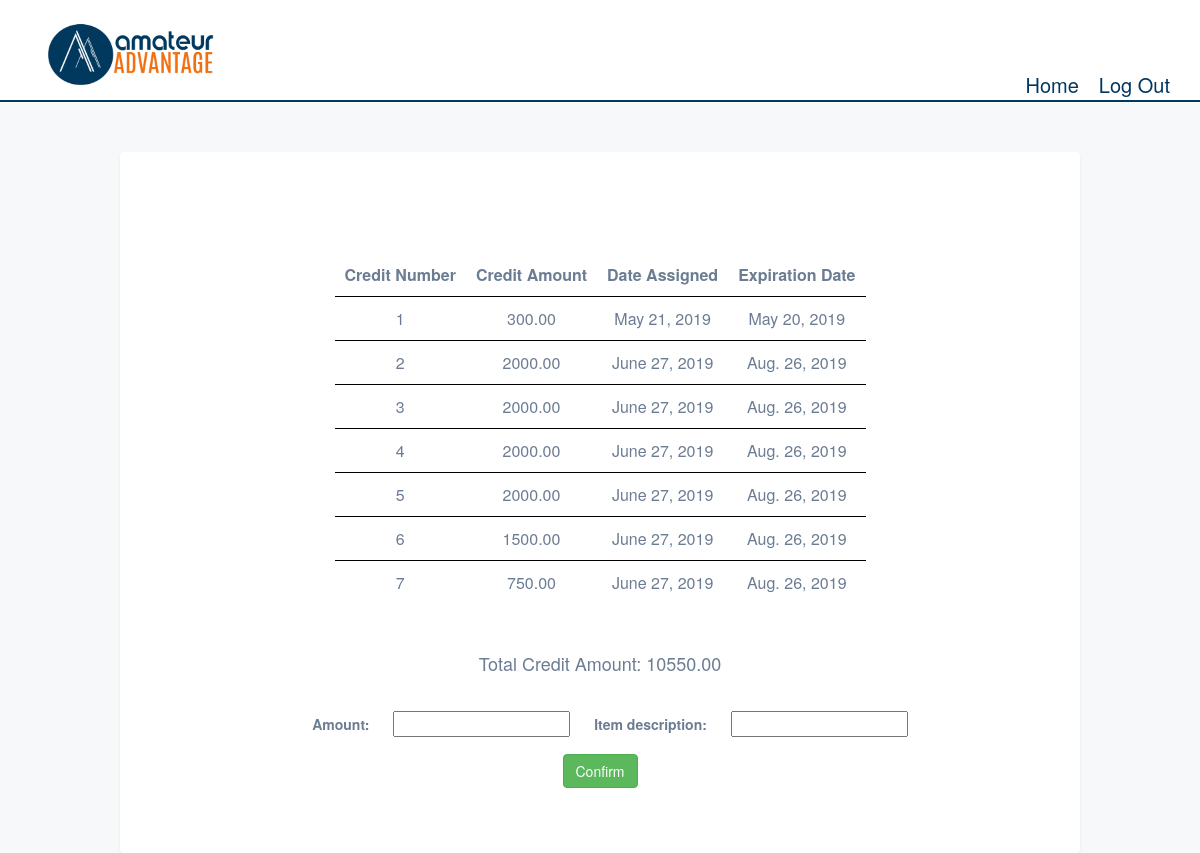
Page /users/spendCredits/107 (signed in) on the earlier database version.
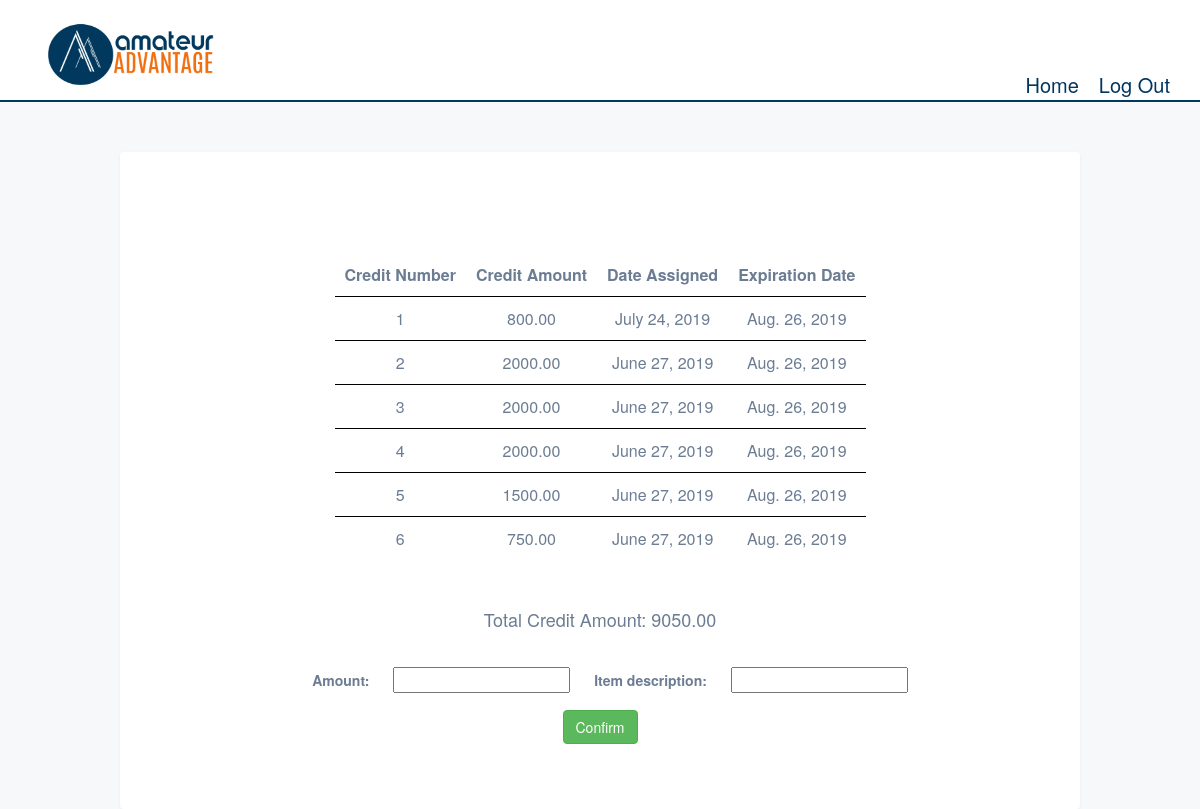
Same page on the later database version.
### accounts/models.py (models this page shows, shortened)
class credits(models.Model):
    status_choices = ((1,'Active'), (2,'Expiring'), (3,'Expired'))
    credit_id = models.AutoField(primary_key=True)
    credit_amount = models.DecimalField(max_digits=11, decimal_places=2, default=0.00)
    date_assigned = models.DateField(auto_now=True)
    expiration_date = models.DateField()
    status = models.PositiveSmallIntegerField(choices=status_choices,default=1)
    owner = models.ForeignKey(account,related_name="myCredits", on_delete=models.CASCADE, default=106)
    source = models.ForeignKey(account,related_name='accountCredits', on_delete=models.CASCADE)
    class Meta:
        verbose_name_plural = 'Credits'
    def myCredits(curUser):
        return credits.objects.filter(owner=curUser.userAccount)

class account(models.Model):
    account_choices = ((1,'player'), (2,'shop'), (3,'buyer'), (4,'AmAd'))
    account_ID = models.AutoField(primary_key = True)
    current_balance = models.DecimalField(max_digits=11,decimal_places=2, blank=True, null=True, default = 0.00)
    last_updated = models.DateField(auto_now = True)
    account_created = models.DateField(auto_now_add = True)
    account_type = models.PositiveSmallIntegerField(
                    choices=account_choices,
                    default=1)
    account_owner = models.OneToOneField(CustomUser, related_name='userAccount', on_delete=models.CASCADE)
    stripe_id = models.CharField(max_length=100, null=True, blank=True)
    def getAccount(user):
        curAccount = account.objects.filter(account_owner = user)[0]
        return curAccount
    def getShopAccount(shop):
        shopAcct = account.getAccount(shop.user)
        return shopAcct

### users/views.py (the view)
# urls.py: path('spendCredits/<id>', views.spendCredits, name='spendCredits'),
@login_required
@user_passes_test(shop_test,login_url='/', redirect_field_name=None)
def spendCredits(request,id):
    curShop = request.user.userShop
    curPlayer = CustomUser.objects.filter(id=id)[0]
    playerAccount = account.getAccount(curPlayer)
    playerCredits = credits.myCredits(curPlayer)
    shopAccount = account.getShopAccount(curShop)
    form = spendForm()
    if request.method == "POST":
        form = spendForm(request.POST)
        if form.is_valid():
            billing_event = BillingEvent.initializeEvent(curPlayer,request.user,form.cleaned_data['Item_Description'],form.cleaned_data['Amount'])
            request.session['billingID'] = billing_event.BillingEventID
            return redirect('authorizeTransaction')
        else:
            print('')
            return redirect('spendCredits',id=id)
    else:
        return render(request, "proShop/spendCredits.html",{
            "playerCredits":playerCredits,
            "shop":curShop,
            "player":curPlayer,
            "playerAccount":playerAccount,
            "form":form,
        })

### users/forms.py
class spendForm(forms.Form):
    Amount = forms.DecimalField(max_digits=11, decimal_places=2)
    Item_Description = forms.CharField()

### users/models.py (called while the page is built)
    def isShop(user):
        if user.userType == 3:
            return True
        else:
            return False

### users/views.py (called while the page is built)
def shop_test(user):
    return CustomUser.isShop(user)

### templates/proshop/spendCredits.html (shortened to what this page needs)
{% extends 'base.html' %}
{% load static %}
{% block css %}
<link rel="stylesheet" type="text/css" href="{% static 'proShop/spend.css' %}">
{% endblock %}
{% block content %}
    <table>
        <thead>
            <th>Credit Number</th>
            <th>Credit Amount</th>
            <th>Date Assigned</th>
            <th>Expiration Date</th>
        </thead>
        <tbody>
            {% for credit in playerCredits %}
                <tr>
                    <td>{{ forloop.counter }}</td>
                    <td>{{ credit.credit_amount }}</td>
                    <td>{{ credit.date_assigned }}</td>
                    <td>{{ credit.expiration_date }}</td>
                </tr>
            {% endfor %}
        </tbody>
    </table>
    <form method=post>
        <h4>Total Credit Amount: {{ playerAccount.current_balance }}</h4>
        {{form}}
        <p><button class='btn btn-success' type='submit'>Confirm</button></p>
    </form>
{% endblock %}

Differences in the rows shown:
removed credits: credit_amount "300.00", date_assigned "May 21, 2019", expiration_date "May 20, 2019"
changed credits: credit_amount "2000.00" → "800.00"; date_assigned "June 27, 2019" → "July 24, 2019"
changed account: current_balance "10550.00" → "9050.00"
